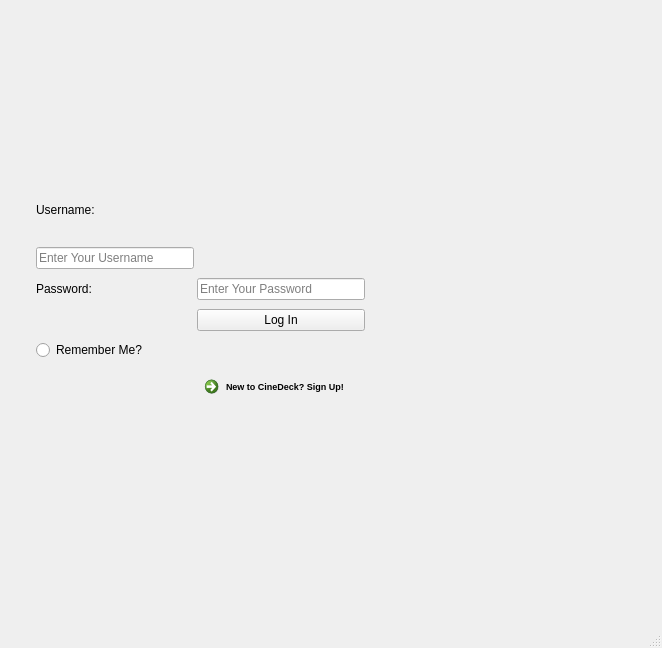
<?xml version="1.0" encoding="UTF-8"?>
<ui version="4.0">
 <author>CineDeck</author>
 <class>LogInWindow</class>
 <widget class="QMainWindow" name="LogInWindow">
  <property name="geometry">
   <rect>
    <x>0</x>
    <y>0</y>
    <width>662</width>
    <height>648</height>
   </rect>
  </property>
  <property name="windowTitle">
   <string>MainWindow</string>
  </property>
  <widget class="QWidget" name="centralwidget">
   <widget class="QWidget" name="formWidget" native="true">
    <property name="geometry">
     <rect>
      <x>20</x>
      <y>100</y>
      <width>361</width>
      <height>341</height>
     </rect>
    </property>
    <layout class="QGridLayout" name="gridLayout">
     <property name="horizontalSpacing">
      <number>3</number>
     </property>
     <item row="10" column="1">
      <widget class="QCommandLinkButton" name="commandLinkButton">
       <property name="font">
        <font>
         <family>Segoe UI</family>
         <pointsize>7</pointsize>
        </font>
       </property>
       <property name="text">
        <string>New to CineDeck? Sign Up!</string>
       </property>
      </widget>
     </item>
     <item row="9" column="0">
      <widget class="QRadioButton" name="radioButton">
       <property name="text">
        <string>Remember Me?</string>
       </property>
      </widget>
     </item>
     <item row="0" column="0" colspan="2">
      <widget class="QLabel" name="label">
       <property name="font">
        <font>
         <pointsize>17</pointsize>
        </font>
       </property>
       <property name="text">
        <string/>
       </property>
       <property name="pixmap">
        <pixmap>../../assets/logo.svg</pixmap>
       </property>
      </widget>
     </item>
     <item row="6" column="0">
      <widget class="QLabel" name="passwordLabel">
       <property name="text">
        <string>Password: </string>
       </property>
      </widget>
     </item>
     <item row="7" column="1">
      <widget class="QPushButton" name="pushButton">
       <property name="text">
        <string>Log In</string>
       </property>
      </widget>
     </item>
     <item row="6" column="1">
      <widget class="QLineEdit" name="passwordLineEdit">
       <property name="autoFillBackground">
        <bool>false</bool>
       </property>
       <property name="text">
        <string/>
       </property>
       <property name="echoMode">
        <enum>QLineEdit::Password</enum>
       </property>
       <property name="placeholderText">
        <string>Enter Your Password</string>
       </property>
      </widget>
     </item>
     <item row="2" column="0">
      <widget class="QLineEdit" name="usernameLineEdit">
       <property name="placeholderText">
        <string>Enter Your Username</string>
       </property>
       <property name="cursorMoveStyle">
        <enum>Qt::VisualMoveStyle</enum>
       </property>
      </widget>
     </item>
     <item row="1" column="0">
      <widget class="QLabel" name="usernameLabel">
       <property name="text">
        <string>Username: </string>
       </property>
      </widget>
     </item>
    </layout>
   </widget>
  </widget>
  <widget class="QStatusBar" name="statusbar"/>
 </widget>
 <layoutdefault spacing="9" margin="16"/>
 <resources/>
 <connections/>
</ui>
